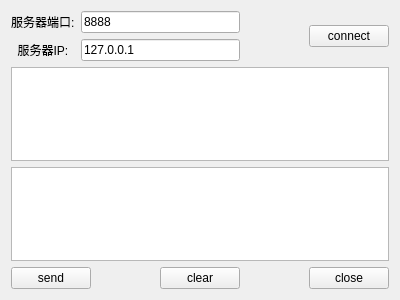
<?xml version="1.0" encoding="UTF-8"?>
<ui version="4.0">
 <class>ClientWidget</class>
 <widget class="QWidget" name="ClientWidget">
  <property name="geometry">
   <rect>
    <x>0</x>
    <y>0</y>
    <width>400</width>
    <height>300</height>
   </rect>
  </property>
  <property name="windowTitle">
   <string>Form</string>
  </property>
  <layout class="QGridLayout" name="gridLayout">
   <item row="0" column="0">
    <widget class="QLabel" name="label">
     <property name="text">
      <string>服务器端口:</string>
     </property>
    </widget>
   </item>
   <item row="0" column="1" colspan="3">
    <widget class="QLineEdit" name="lineEditPort">
     <property name="text">
      <string>8888</string>
     </property>
    </widget>
   </item>
   <item row="0" column="5" rowspan="2">
    <widget class="QPushButton" name="buttonConnect">
     <property name="text">
      <string>connect</string>
     </property>
    </widget>
   </item>
   <item row="1" column="0">
    <widget class="QLabel" name="label_2">
     <property name="text">
      <string>  服务器IP:</string>
     </property>
    </widget>
   </item>
   <item row="1" column="1" colspan="3">
    <widget class="QLineEdit" name="lineEditIP">
     <property name="text">
      <string>127.0.0.1</string>
     </property>
    </widget>
   </item>
   <item row="2" column="0" colspan="6">
    <widget class="QTextEdit" name="textEditRead">
     <property name="readOnly">
      <bool>true</bool>
     </property>
    </widget>
   </item>
   <item row="3" column="0" colspan="6">
    <widget class="QTextEdit" name="textEditWrite"/>
   </item>
   <item row="4" column="0" colspan="2">
    <widget class="QPushButton" name="buttonSend">
     <property name="text">
      <string>send</string>
     </property>
    </widget>
   </item>
   <item row="4" column="2">
    <spacer name="horizontalSpacer">
     <property name="orientation">
      <enum>Qt::Horizontal</enum>
     </property>
     <property name="sizeHint" stdset="0">
      <size>
       <width>64</width>
       <height>20</height>
      </size>
     </property>
    </spacer>
   </item>
   <item row="4" column="3">
    <widget class="QPushButton" name="buttonClear">
     <property name="text">
      <string>clear</string>
     </property>
    </widget>
   </item>
   <item row="4" column="4">
    <spacer name="horizontalSpacer_2">
     <property name="orientation">
      <enum>Qt::Horizontal</enum>
     </property>
     <property name="sizeHint" stdset="0">
      <size>
       <width>63</width>
       <height>20</height>
      </size>
     </property>
    </spacer>
   </item>
   <item row="4" column="5">
    <widget class="QPushButton" name="buttonClose">
     <property name="text">
      <string>close</string>
     </property>
    </widget>
   </item>
  </layout>
 </widget>
 <resources/>
 <connections/>
</ui>
